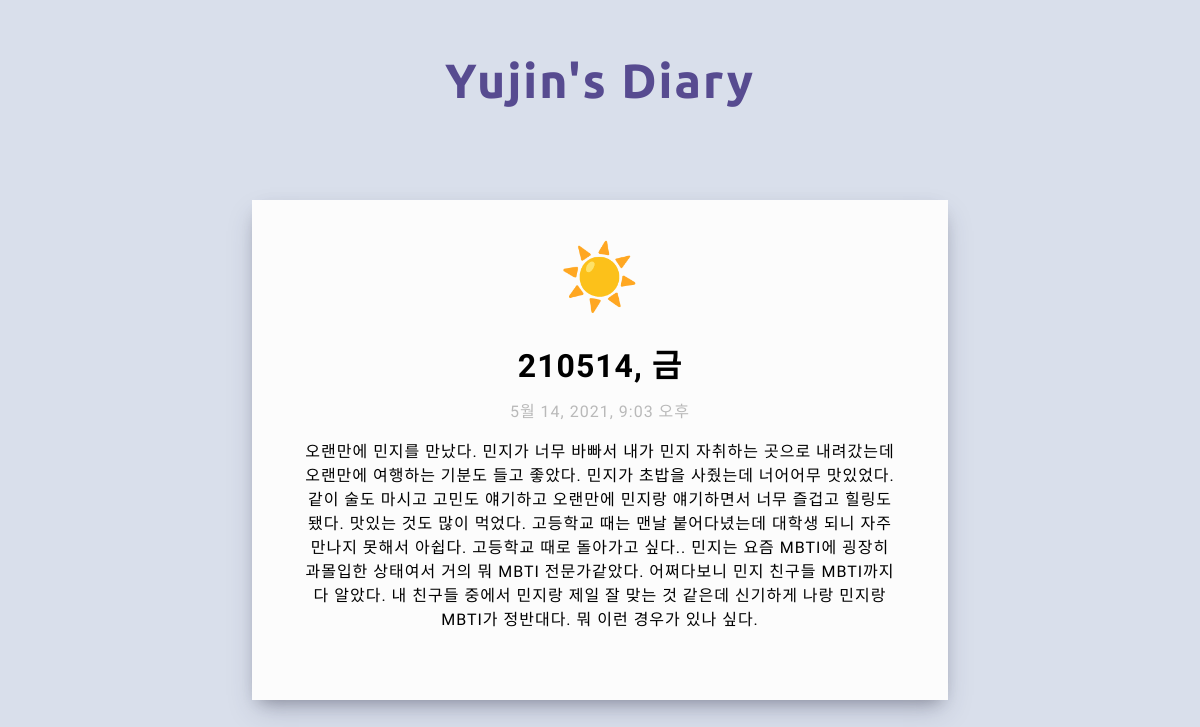
Screenshot of /diary/3 with the database file from the repository.
### diaryapp/models.py (models this page shows, shortened)
class Diary(models.Model):
    title = models.CharField(max_length=200)
    created_at = models.DateTimeField('작성시간', default = timezone.now)
    weather = models.CharField(max_length=50, default="")
    body = models.TextField()

### diaryapp/views.py (the view)
# urls.py: path('diary/<int:diary_id>', diaryapp.views.detail, name="detail")
def detail(request, diary_id):
    diary_detail = get_object_or_404(Diary, pk = diary_id)
    return render(request, 'detail.html', {'diary' : diary_detail})

### diaryapp/templates/detail.html (shortened to what this page needs)
<!DOCTYPE html>
<html>
  <head>
  </head>
  <body>
    <header>
      <a href="{% url 'home' %}"><h1>Yujin's Diary</h1></a>
    </header>
    <div class="post">
      <p id="weather">{{diary.weather}}</p>
      <h1>{{diary.title}}</h1>
      <p style="color: rgb(185, 185, 185)">{{diary.created_at}}</p>
      <p>{{diary.body}}</p>
    </div>
  </body>
</html>

### diaryapp/templates/detail.html (style rules this page uses)
* { text-align: center; background-color: #d9dfeb; font-family: "Nanum Gothic"; letter-spacing: 1px; }
header h1 { font-family: "Ubuntu"; color: #574b90; letter-spacing: 2px; font-size: 3em; font-weight: bold; line-height: 2em; }
.post { display: inline-block; border: 2px solid #fcfcfc; background-color: #fcfcfc; line-height: 1.5em; width: 50%; height: 70%; margin: 0 auto; padding: 0px 50px 50px 50px; margin-top: 40px; box-shadow: 0 13px 27px -5px rgba(50, 50, 93, 0.25), 0 8px 16px -8px rgba(0, 0, 0, 0.3), 0 -6px 16px -6px rgba(0, 0, 0, 0.025); }
.post * { background-color: #fcfcfc; }
#weather { font-size: 4em; }
a { text-decoration: none; }

### rows the page displays
Diary: weather "☀️", title "210514, 금", created_at "5월 14, 2021, 9:03 오후", body "오랜만에 민지를 만났다. 민지가 너무 바빠서 내가 민지 자취하는 곳으로 내려갔는데 오랜만에 여행하는 기분도 들고 좋았다. 민지가 초밥을 사줬는데 너어어무 맛있었다. 같이 술도 마시고 고민도 얘기하고 오랜만에 민지랑 얘기하면서 너무 즐겁고 힐링도 됐다. 맛있는 것도 많이 먹었다. 고등학교 때는 맨날 붙어다녔는데 대학생 되니 자주 만나지 못해서 아쉽다. 고등학교 때로 돌아가고 싶다.. 민지는 요즘 MBTI에 굉장히 과몰입한 상태여서 거의 뭐 MBTI 전문가같았다. 어쩌다보니 민지 친구들 MBTI까지 다 알았다. 내 친구들 중에서 민지랑 제일 잘 맞는 것 같은데 신기하게 나랑 민지랑 MBTI가 정반대다. 뭐 이런 경우가 있나 싶다."
